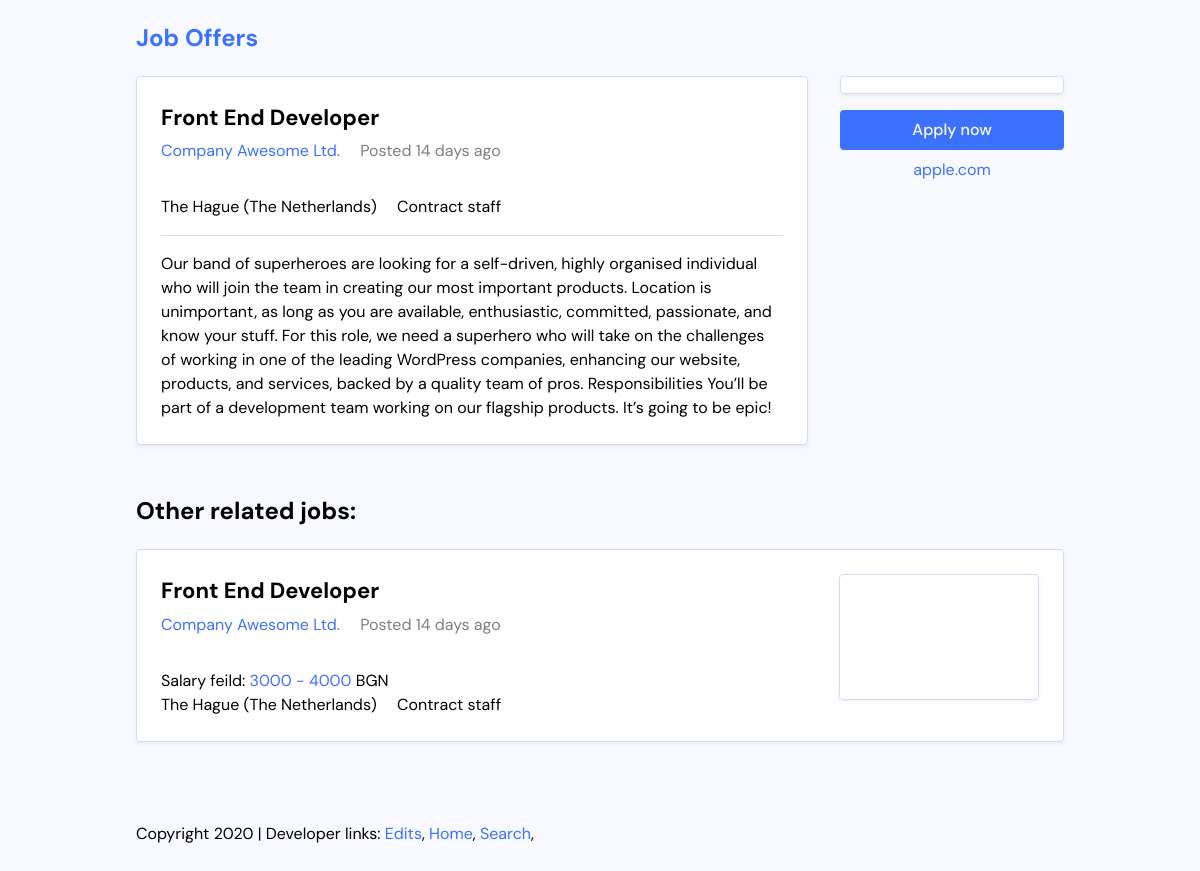
Page /single.php?id=1 on the committed database.
### tables this page shows
CREATE TABLE `jobs` (
  `id` int(11) NOT NULL,
  `title` varchar(255) NOT NULL,
  `job_description` varchar(1000) NOT NULL,
  `company` varchar(255) NOT NULL,
  `salary` varchar(255) NOT NULL
);

### single.php (the view, shortened to what this page needs)
<?php
include('config/db_connect.php');
$id = mysqli_real_escape_string($conn, $_GET['id']);
if (isset($_GET['id'])) {
	$sql = "SELECT * FROM jobs WHERE id = $id";
	$result = mysqli_query($conn, $sql);
	$job = mysqli_fetch_assoc($result);
}
?>
<!DOCTYPE html>
<html lang="en">
<head>
	<link rel="stylesheet" href="./css/master.css">
</head>
<body>
	<div class="site-wrapper">
		<header class="site-header">
			<h2 class="site-title"><a href="index.php">Job Offers</a></h2>
		</header>
		<?php if ($job) : ?>
			<div class="job-single">
				<main class="job-main">
					<div class="job-card">
						<div class="job-primary">
							<header class="job-header">
								<h2 class="job-title"><a href="#"><?php echo htmlspecialchars($job['title']); ?></a></h2>
								<div class="job-meta">
									<a class="meta-company" href="#"><?php echo htmlspecialchars($job['company']) ?></a>
									<span class="meta-date">Posted 14 days ago</span>
								</div>
								<div class="job-details">
									<span class="job-location">The Hague (The Netherlands)</span>
									<span class="job-type">Contract staff</span>
								</div>
							</header>
							<div class="job-body">
								<p>
									<?php echo htmlspecialchars($job['job_description']); ?>
								</p>
							</div>
						</div>
					</div>
				</main>
				<aside class="job-secondary">
					<div class="job-logo">
						<div class="job-logo-box">
						</div>
					</div>
					<a href="#" class="button button-wide">Apply now</a>
					<a href="apple.com">apple.com</a>
				</aside>
			</div>
		<?php else :  ?>
			<h4>No such job exist!</h4>
		<?php endif; ?>
		<h2 class="section-heading">Other related jobs:</h2>
		<?php if ($job) : ?>
			<ul class="jobs-listing">
				<li class="job-card">
					<div class="job-primary">
						<h2 class="job-title"><?php echo htmlspecialchars($job['title']); ?></h2>
						<div class="job-meta">
							<a class="meta-company" href="#"><?php echo htmlspecialchars($job['company']) ?></a>
							<span class="meta-date">Posted 14 days ago</span>
						</div>
						<div class="job-details">
							<div>Salary feild: <a><?php echo htmlspecialchars($job['salary']); ?></a> BGN</div>
							<span class="job-location">The Hague (The Netherlands)</span>
							<span class="job-type">Contract staff</span>
						</div>
					</div>
					<div class="job-logo">
						<div class="job-logo-box">
						</div>
					</div>
				</li>
			<?php endif; ?>
			</ul>
			<footer class="site-footer">
				<p>Copyright 2020 | Developer links:
					<a href="edits.php">Edits</a>,
					<a href="index.php">Home</a>,
					<a href="search.php">Search</a>,
				</p>
			</footer>
	</div>
</body>
</html>

### css/master.css (style rules this page uses)
html { line-height: 1.15; -webkit-text-size-adjust: 100%; }
body { margin: 0; }
main { display: block; }
a { background-color: transparent; }
html { -webkit-box-sizing: border-box; -moz-box-sizing: border-box; box-sizing: border-box; }
*, *:before, *:after { -webkit-box-sizing: inherit; -moz-box-sizing: inherit; box-sizing: inherit; }
:root { --color-base: #f8f9ff; --color-primary: #3c71fe; --color-separator: #d5dcef; --font-sans: "DM Sans", sans-serif; }
body { background: var(--color-base); font-family: var(--font-sans); line-height: 1.5; }
a { color: var(--color-primary); text-decoration: none; }
.site-wrapper { max-width: 58em; margin: 0 auto; }
.jobs-listing { margin: 0; padding: 0; }
.jobs-listing li { margin-bottom: 1em; }
.job-card { margin: 0; padding: 1.5em; list-style: none; background: white; border: 1px solid var(--color-separator); border-radius: 0.25em; box-shadow: 0px 2px 4px rgba(0, 0, 0, 0.06); display: flex; }
.job-card .job-primary { flex: 1 1 auto; }
.job-card .job-title { margin: 0; font-size: 1.375em; margin-bottom: 0.25em; }
.job-card .job-title a { color: black; }
.job-card .job-details { margin-top: 2em; }
.job-card .job-type { margin-left: 1em; display: inline-block; }
.job-card .meta-date { opacity: 0.5; margin-left: 1em; }
.job-logo { flex: 0 0 12.5em; background: white; display: flex; align-items: stretch; justify-content: stretch; }
.job-logo-box { max-height: 7.875em; border: 1px solid var(--color-separator); border-radius: 0.25em; box-shadow: 0px 2px 4px rgba(0, 0, 0, 0.06); display: flex; align-items: center; justify-content: center; padding: 0.5em; width: 100%; }
.job-single { display: flex; }
.job-single .job-secondary { flex: 0 0 14em; margin-left: 2em; text-align: center; }
.job-single .job-secondary .button { margin-bottom: 0.5em; }
.job-single .job-main { flex: 1 1 auto; }
.job-single .job-body { margin-top: 1em; padding-top: 1em; border-top: 1px solid var(--color-separator); }
.job-single .job-body p:first-child { margin-top: 0; }
.job-single .job-body p:last-child { margin-bottom: 0; }
.job-single .job-logo { margin-bottom: 1em; }
.section-heading { margin-top: 2em; }
.site-footer { margin-top: 5em; margin-bottom: 2em; }
.button { padding: 0.5em 0.75em; border-radius: 0.25em; background: var(--color-primary); color: white; font-weight: 500; text-align: center; display: inline-block; }
.button-wide { width: 100%; }

### rows in the picture
jobs: title "Front End Developer", company "Company Awesome Ltd.", job_description "Our band of superheroes are looking for a self-driven, highly organised individual who will join the team in creating our most important products. Location is unimportant, as long as you are available, enthusiastic, committed, passionate, and know your stuff. For this role, we need a superhero who will take on the challenges of working in one of the leading WordPress companies, enhancing our website, products, and services, backed by a quality team of pros. Responsibilities You’ll be part of a development team working on our flagship products. It’s going to be epic!", salary "3000 - 4000"
